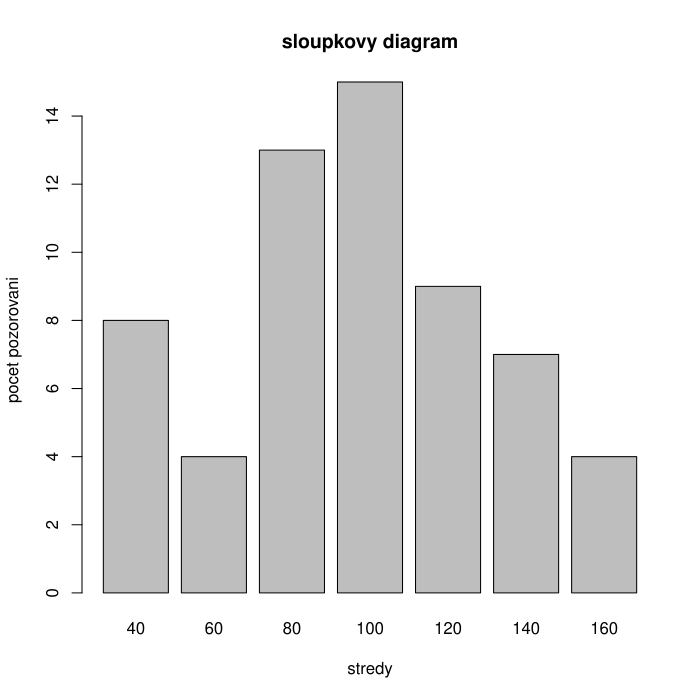

Recreate this plot in R.
# Priklad 2

data <- read.csv (file = "../data/ocel.csv", header = TRUE, sep = ",", dec = ".")
data

#merania su intervaly, preto potrebujes stredy
stredy <- (data$mez.d + data$mez.h) / 2

# dlzka intervalov
d.j <- data$mez.h - data$mez.d

# pocet skupin
r <- nrow(data)

# cetnosti
n.j <- data$pocet

# pocet pozorovani
n <- sum(n.j)

# relativni cetnost
p.j <- n.j / n

# kumulativni cetnost
N.j <- cumsum (n.j)

# kumulativni relativni cetnosti
F.j <- N.j / n

# tabulka 
tabulka <- data.frame (data$mez.d, data$mez.h, stredy = stredy, n.j, p.j, N.j, F.j, d.j)
tabulka

# sloupkovy diagram
barplot (tabulka$n.j, names.arg = tabulka$stredy, xlab = "stredy", ylab = "pocet pozorovani", main = "sloupkovy diagram")

# graf cetnostni funkce
plot (tabulka$stredy, tabulka$n.j, type = "p", pch = 20, cex = 2, col = "red", xlab = "stredy", ylab = "hodnoty cetnostni funkce", main = "cetnostni funkce")

# polygon cetnosti
plot (tabulka$stredy, tabulka$n.j, type="b", pch = 20, xlab = "stredy", ylab = "pocet pozorovani", main = "polygon cetnosti", col = "red", cex = 2, lty = 2)

# graf empiricke distribucni funkce
plot (c(0, tabulka$stredy, max(tabulka$stredy)+20), c(0, tabulka$F.j, 1), type="b", xlab = "stredy", ylab = "ECDF", main="empiricka distribucni funkce", col = "red", pch = 20, lwd = 1.5)

#plot (c(0, tabulka$D[1], tabulka$H, max(X) + 500), c(0, 0, tabulka$F.j, 1), type = "b", xlab = "pocty zapujcek", ylab = "ECDF", main = "empiricka distribucni funkce", col = "red", pch = 20, lwd = 1.5)


X <- rep (tabulka$stredy, tabulka$n.j)

#toto az tak dobre nefunguje, resp. neda to taky vysledok ako v rieseniach
plot (ecdf (c(0, tabulka$stredy, max(tabulka$stredy)+20)), col = "red", lwd = 2, xlab = "znamka", ylab = "ECDF", main="empiricka distribucni funkce")

priemer <- mean(X)
priemer

rozptyl <- mean (X^2) - priemer^2
rozptyl

odchylka <- sqrt(rozptyl)
odchylka

X.sorted <- sort (X)

# pre kvantily musis usortit X
X.sorted <- sort (X)

# najdes si stvrtinu, polovinu, tristvrtinu 
c.25 <- 0.25 * n
c.50 <- 0.50 * n
c.75 <- 0.75 * n

# aby si dostal dobru hodnotu spriemerujes dve susedne hodnoty
q25 <- (X.sorted[c.25] + X.sorted[c.25 + 1]) / 2
q50 <- (X.sorted[c.50] + X.sorted[c.50 + 1]) / 2
q75 <- (X.sorted[c.75] + X.sorted[c.75 + 1]) / 2

c (q25, q50, q75)

# toto je kvantilova odchylka
q <- q75 - q25
q

boxplot (X, horizontal = TRUE, ylim = range (X), xlab = "znamka", main = "krabicovy diagram (boxplot)")
stripchart (X, vertical = FALSE, method = "jitter", pch = 21, col = "red", bg = "yellow", cex = 1.5, add = TRUE)
